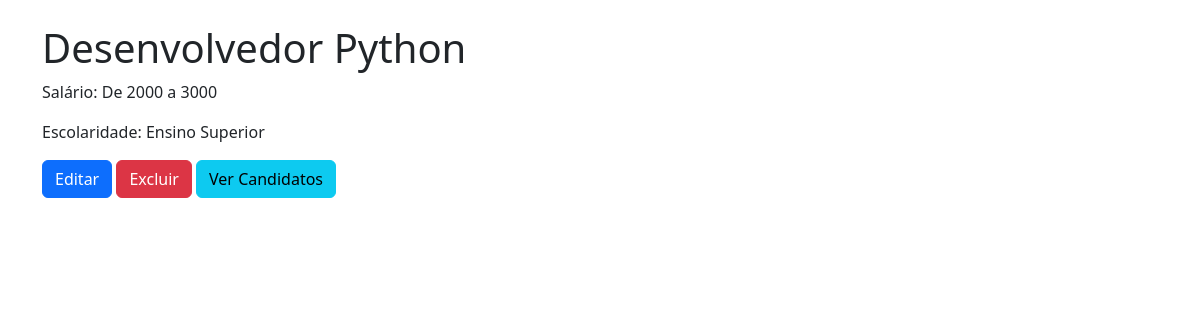
/empresas/vagas/5, run on the app's committed database.
### empresas/models.py (models this page shows)
class Vagas(models.Model):
    empresa = models.CharField(max_length=100)
    titulo = models.CharField(max_length=150)
    salario = models.CharField(max_length=50)
    escolaridade = models.CharField(max_length=50)

### empresas/views.py (the view)
# urls.py: path("vagas/<int:vaga_id>", views.detalhes_vaga, name="detalhes_vaga"),
def detalhes_vaga(request, vaga_id):
    vaga = get_object_or_404(Vagas, pk=vaga_id)
    return render(request, "empresas/detalhes_vaga.html", {"vaga": vaga})

### empresas/templates/empresas/detalhes_vaga.html (shortened to what this page needs)
<!DOCTYPE html>
<html lang="en">
<head>
    <link href="https://cdn.jsdelivr.net/npm/bootstrap@5.3.0/dist/css/bootstrap.min.css" rel="stylesheet">
</head>
<body>
    <div class="container mt-4">
        <h1>{{ vaga.titulo }}</h1>
        <p>Salário: {{ vaga.salario }}</p>
        <p>Escolaridade: {{ vaga.escolaridade }}</p>
        <a href="{% url 'editar_vaga' vaga.id %}" class="btn btn-primary">Editar</a>
        <a href="{% url 'deletar_vaga' vaga.id %}" class="btn btn-danger">Excluir</a>
        <a href="{% url 'candidatos_vaga' vaga.id %}" class="btn btn-info">Ver Candidatos</a>
    </div>
</body>
</html>

### data on the page
Vagas: titulo "Desenvolvedor Python", salario "De 2000 a 3000", escolaridade "Ensino Superior"
